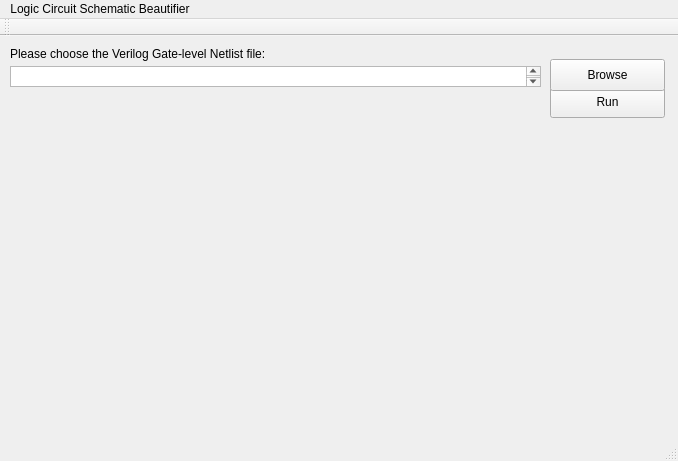
<?xml version="1.0" encoding="UTF-8"?>
<ui version="4.0">
 <class>MainWindow</class>
 <widget class="QMainWindow" name="MainWindow">
  <property name="geometry">
   <rect>
    <x>0</x>
    <y>0</y>
    <width>678</width>
    <height>461</height>
   </rect>
  </property>
  <property name="windowTitle">
   <string>Logic Circuit Beautifier</string>
  </property>
  <widget class="QWidget" name="centralWidget">
   <widget class="QLabel" name="label">
    <property name="geometry">
     <rect>
      <x>10</x>
      <y>10</y>
      <width>301</width>
      <height>16</height>
     </rect>
    </property>
    <property name="text">
     <string>Please choose the Verilog Gate-level Netlist file:</string>
    </property>
   </widget>
   <widget class="QPushButton" name="pushButton">
    <property name="geometry">
     <rect>
      <x>550</x>
      <y>50</y>
      <width>115</width>
      <height>32</height>
     </rect>
    </property>
    <property name="text">
     <string>Run</string>
    </property>
   </widget>
   <widget class="QPushButton" name="pushButton_2">
    <property name="geometry">
     <rect>
      <x>550</x>
      <y>23</y>
      <width>115</width>
      <height>32</height>
     </rect>
    </property>
    <property name="text">
     <string>Browse</string>
    </property>
   </widget>
   <widget class="QTextBrowser" name="textBrowser">
    <property name="geometry">
     <rect>
      <x>10</x>
      <y>30</y>
      <width>531</width>
      <height>21</height>
     </rect>
    </property>
   </widget>
  </widget>
  <widget class="QMenuBar" name="menuBar">
   <property name="geometry">
    <rect>
     <x>0</x>
     <y>0</y>
     <width>678</width>
     <height>22</height>
    </rect>
   </property>
   <widget class="QMenu" name="menuLogic_Circuit_Schematic_Beautifier">
    <property name="title">
     <string>Logic Circuit Schematic Beautifier</string>
    </property>
   </widget>
   <addaction name="menuLogic_Circuit_Schematic_Beautifier"/>
  </widget>
  <widget class="QToolBar" name="mainToolBar">
   <attribute name="toolBarArea">
    <enum>TopToolBarArea</enum>
   </attribute>
   <attribute name="toolBarBreak">
    <bool>false</bool>
   </attribute>
  </widget>
  <widget class="QStatusBar" name="statusBar"/>
 </widget>
 <layoutdefault spacing="6" margin="11"/>
 <resources/>
 <connections/>
</ui>
